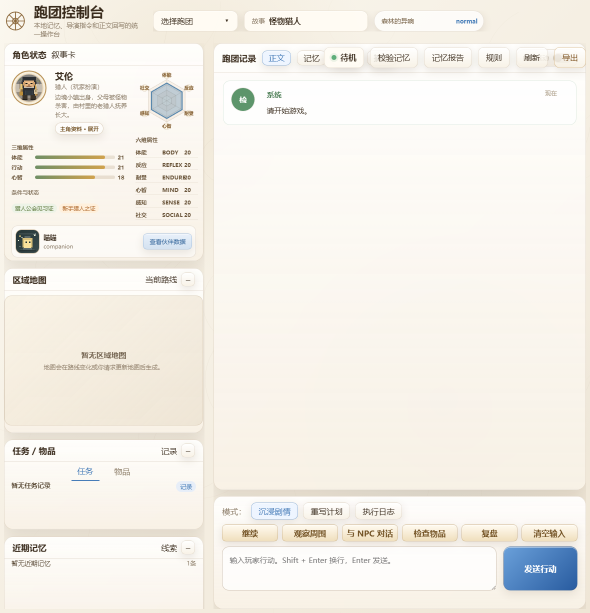
#> input picture outbox-debug-composer.png, 1180 x 1226 px (shown at 1/2 size)
$ python -i cli.py   (imports and definitions only)
#> lines starting #> are read from the running program, lines starting #| are printed output that depends on the picture
#> further down, picture is the input picture: PIL image 1180x1226 RGB; mean R, G, B 243.7, 239.8, 232.4
# -*- coding: utf-8 -*-
from __future__ import annotations

import argparse
import base64
import json
import re
import shutil
import sys
from pathlib import Path
from typing import Any

from .ai_flavor_checker import check_ai_flavor
from .capability_resolver import build_capability_plan
from .chatgpt_web_client import ChatGPTWebClient, browser_evidence_path, sha256_file
from .config import CAMPAIGNS_DIR, OUTBOX_DIR, PROJECT_ROOT, REGISTRY_PATH
from .deepseek_client import DeepSeekClient
from .encoding_utils import assert_valid_user_text, read_runtime_text, write_text_utf8
from .encoding_validator import validate_repository_encoding
from .json_utils import extract_json_object, read_json, write_json
from .memory_store import MemoryStore
from .memory_compactor import build_compaction_report
from .output_parser import parse_chatgpt_output, parse_chatgpt_output_for_display, public_output, visible_prose_chars
from .output_contract import summarize_payload_keys
from .payload_fulfillment import build_payload_fulfillment_input, defer_unfulfilled_requests, diff_requested_capabilities, finalize_capability_plan, merge_payload_patch, skipped_payload_patch
from .prompt_builder import build_audit_user_prompt, build_chatgpt_image_input, build_chatgpt_input, build_director_user_prompt, build_v4_light_action_user_prompt, read_prompt, selected_memory_debug, selected_prompt_modules_debug
from .prompt_sync import prompt_sync_report
from .rewrite_manager import build_chatgpt_rewrite_input, build_v4_rewrite_user_prompt
from .runtime_hygiene import pre_upload_clean
from .schema_validator import normalize_pressure_pack_compat, validate_audit_result, validate_chatgpt_blocks, validate_payload_patch, validate_pressure_pack, validate_writeback
from .scene_action_guard import scene_action_warning_from_pressure_pack
from .services.inventory_state_store import load_inventory_state
from .story_progress import build_backend_progress_control, validate_story_blueprint
from .quality_gate import quality_gate, is_quality_pass
from .writeback import apply_approved_writeback, migrate_legacy_facts, writeback_hash, has_applied_writeback


OUTBOX_FILE_NAMES = {
    "last_player_action.txt",
    "capability_plan.json",
    "selected_prompt_modules.json",
    "selected_director_memory.json",
    "selected_actor_memory.json",
    "pressure_pack_core.json",
    "missing_capabilities.json",
    "payload_fulfillment_input.md",
    "payload_patch.json",
    "pressure_pack.json",
    "pressure_pack_normalized.json",
    "chatgpt_input.md",
    "chatgpt_raw_output.md",
    "chatgpt_image_input.md",
    "chatgpt_image_raw_output.md",
    "chatgpt_image_raw_output.png",
    "image_job.json",
    "chatgpt_clean_output.md",
    "chatgpt_blocks.json",
    "state_writeback.json",
    "v4_audit_result.json",
    "ai_flavor_report.json",
    "chatgpt_rewrite_input.md",
    "chatgpt_raw_output_rewrite.md",
    "rewrite_instruction.md",
    "v4_rewrite_correction.json",
}


# [155 lines left out: functions main, cmd_status, cmd_sync_prompts, cmd_pre_upload_clean, cmd_init_campaign, cmd_set_chatgpt_binding, not called in this run]


def safe_campaign_segment(value: str) -> str:
    return "".join(ch if ch.isalnum() or ch in "-_" else "_" for ch in value).strip("_") or "campaign"


# [159 lines left out: functions campaign_outbox_dir, preserve_submitted_player_action, mirror_to_global_outbox, sync_global_reply_if_newer, anchor_progress_control, emit_public_job_status and 1 more, not called in this run]


LIGHT_DIRECTOR_ACTIONS = {"观察周围", "与npc对话", "检查物品", "复盘", "回顾"}
LIGHT_DIRECTOR_PATTERNS = [
    re.compile(r"^(?:查看|检查|观察)资料《[^》]+》(?::|：)?.*$"),
    re.compile(r"^(?:查看|检查)(?:物品|道具|背包|装备)(?::|：)?.*$"),
    re.compile(r"^(?:与|和|跟).{0,24}(?:npc|NPC|角色|人物|同伴|伙伴|林)?(?:对话|交谈|说话|聊聊)(?::|：)?.*$", re.I),
    re.compile(r"^(?:观察|查看|检查)(?:周围|四周|附近|环境|现场)(?::|：)?.*$"),
    re.compile(r"^(?:复盘|回顾|总结)(?::|：)?.*$"),
]


# [13 lines left out: functions is_light_director_action, is_item_light_action, not called in this run]


def is_npc_light_action(action: str) -> bool:
    normalized = re.sub(r"\s+", "", str(action or "")).lower()
    return normalized == "与npc对话" or bool(re.match(r"^(?:与|和|跟).{0,24}(?:npc|角色|人物|同伴|伙伴|林)?(?:对话|交谈|说话|聊聊)(?::|：)?.*$", normalized, re.I))


# [410 lines left out: functions normalize_light_action_blocks, normalize_npc_light_action_blocks, light_action_system_body, item_status_update_sentence, cmd_v4_light_action, web_client and 7 more, not called in this run]


def split_dual_preview_image(image):
    """Split the standard dark UI 16:9 / 9:16 preview board into display crops."""
    w, h = image.size
#> w = 1180; h = 1226
    pc_box = (
        int(w * 0.018),
        int(h * 0.145),
        int(w * 0.666),
        int(h * 0.748),
    )
#> pc_box = (21, 177, 785, 917)
    mobile_box = (
        int(w * 0.704),
        int(h * 0.050),
        int(w * 0.966),
        int(h * 0.748),
    )
#> mobile_box = (830, 61, 1139, 917)
    return fit_ratio(image.crop(pc_box), 16, 9), fit_ratio(image.crop(mobile_box), 9, 16)


def fit_ratio(image, ratio_w: int, ratio_h: int):
#> called with ratio_w = 16, ratio_h = 9
    width, height = image.size
#> width = 764; height = 740
    target = ratio_w / ratio_h
    current = width / max(height, 1)
#> current = 1.03
    if current > target:
        new_width = int(height * target)
        left = max(0, (width - new_width) // 2)
        return image.crop((left, 0, left + new_width, height))
    new_height = int(width / target)
#> new_height = 429
    top = max(0, (height - new_height) // 2)
#> top = 155
    return image.crop((0, top, width, top + new_height))
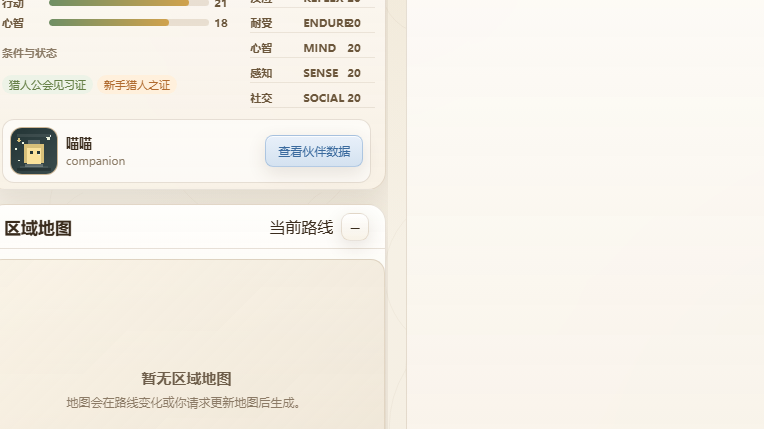
#> returned value: PIL image 764x429 RGB; mean R, G, B 244.7, 240.1, 231.4


# [67 lines left out: functions enhance_display_image, png_data_url, append_story_cg_block, public_cg_scene_detail, not called in this run]


def safe_cli_segment(value: str) -> str:
    text = re.sub(r"[^0-9A-Za-z\u4e00-\u9fff._-]+", "_", value or "asset").strip("_")
    return text[:80] or "asset"


# [293 lines left out: functions cmd_rewrite_send, cmd_run_rewrite, cmd_promote_rewrite, cmd_ingest, verify_browser_evidence_before_ingest, append_run_record and 4 more, not called in this run]


def prepare_turn(action: str, campaign_id: str | None, offline_pressure_pack: bool) -> int:
    return cmd_prepare(action, campaign_id, offline_pressure_pack)


def send_actor_turn(campaign_id: str | None) -> int:
    return cmd_send(campaign_id)


def ingest_actor_turn(campaign_id: str | None, skip_v4_audit: bool) -> int:
    return cmd_ingest(campaign_id, skip_v4_audit)


# [244 lines left out: functions run_rewrite_if_needed, run_image_if_needed, run_turn_pipeline, prepared_scene_action_warning, write_scene_action_warning_turn, cmd_run_turn and 4 more, not called in this run]


IMAGE_ACTION_RE = re.compile(r"执行生图|生图|生成图片|画图|出图|重绘|redraw|image\s*generation", re.I)


def explicit_image_action(action: str) -> bool:
    return bool(IMAGE_ACTION_RE.search(str(action or "")))


# [10 lines left out: function image_pass_assets, not called in this run]


def image_pass_requested(action: str, pressure_pack: dict) -> bool:
    return explicit_image_action(action) or bool(image_pass_assets(pressure_pack))


def action_text(outbox_dir: Path | None = None) -> str:
    path = (outbox_dir or OUTBOX_DIR) / "last_player_action.txt"
    return read_runtime_text(path) if path.exists() else ""


# [233 lines left out: functions read_capability_plan, _log_payload, _offline_pressure_pack, _light_action_pressure_pack, normalize_light_writeback, inventory_title_lookup and 4 more, not called in this run]


# [2 lines not run here, left out]

>>> from PIL import Image
>>> picture = Image.open('../../outbox-debug-composer.png')
>>> result = split_dual_preview_image(picture)
#> call 2 of fit_ratio, with ratio_w = 9, ratio_h = 16
#> in fit_ratio (call 2), `width, height = image.size`: width = 309; height = 856
#> in fit_ratio (call 2), `current = width / max(height, 1)`: current = 0.361
#> in fit_ratio (call 2), `new_height = int(width / target)`: new_height = 549
#> in fit_ratio (call 2), `top = max(0, (height - new_height) // 2)`: top = 153
#> in fit_ratio (call 2), `return image.crop((0, top, width, top + new_height))`:
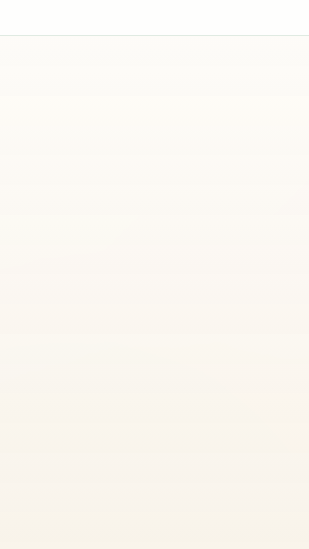
#> returned value: PIL image 309x549 RGB; mean R, G, B 251.1, 247.9, 241.9
